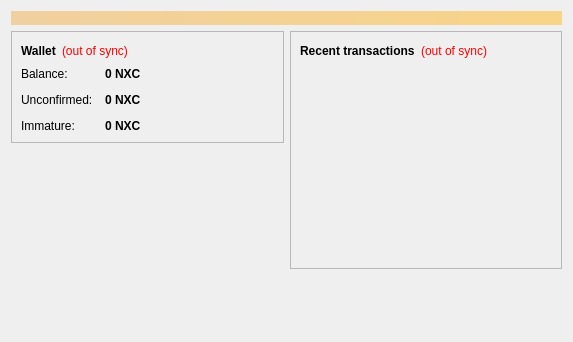
<?xml version="1.0" encoding="UTF-8"?>
<ui version="4.0">
 <class>OverviewPage</class>
 <widget class="QWidget" name="OverviewPage">
  <property name="geometry">
   <rect>
    <x>0</x>
    <y>0</y>
    <width>573</width>
    <height>342</height>
   </rect>
  </property>
  <property name="windowTitle">
   <string>Form</string>
  </property>
  <layout class="QVBoxLayout" name="topLayout">
   <item>
    <widget class="QLabel" name="labelAlerts">
     <property name="visible">
      <bool>false</bool>
     </property>
     <property name="styleSheet">
      <string notr="true">background-color: qlineargradient(x1: 0, y1: 0, x2: 1, y2: 0, stop:0 #F0D0A0, stop:1 #F8D488); color:#000000;</string>
     </property>
     <property name="wordWrap">
      <bool>true</bool>
     </property>
     <property name="margin">
      <number>3</number>
     </property>
    </widget>
   </item>
   <item>
    <layout class="QHBoxLayout" name="horizontalLayout" stretch="1,1">
     <item>
      <layout class="QVBoxLayout" name="verticalLayout_2">
       <item>
        <widget class="QFrame" name="frame">
         <property name="frameShape">
          <enum>QFrame::StyledPanel</enum>
         </property>
         <property name="frameShadow">
          <enum>QFrame::Raised</enum>
         </property>
         <layout class="QVBoxLayout" name="verticalLayout_4">
          <item>
           <layout class="QHBoxLayout" name="horizontalLayout_4">
            <item>
             <widget class="QLabel" name="label_5">
              <property name="font">
               <font>
                <weight>75</weight>
                <bold>true</bold>
               </font>
              </property>
              <property name="text">
               <string>Wallet</string>
              </property>
             </widget>
            </item>
            <item>
             <widget class="QLabel" name="labelWalletStatus">
              <property name="toolTip">
               <string>The displayed information may be out of date. Your wallet automatically synchronizes with the Bitcoin network after a connection is established, but this process has not completed yet.</string>
              </property>
              <property name="styleSheet">
               <string notr="true">QLabel { color: red; }</string>
              </property>
              <property name="text">
               <string notr="true">(out of sync)</string>
              </property>
              <property name="alignment">
               <set>Qt::AlignLeading|Qt::AlignLeft|Qt::AlignVCenter</set>
              </property>
             </widget>
            </item>
            <item>
             <spacer name="horizontalSpacer_2">
              <property name="orientation">
               <enum>Qt::Horizontal</enum>
              </property>
              <property name="sizeHint" stdset="0">
               <size>
                <width>40</width>
                <height>20</height>
               </size>
              </property>
             </spacer>
            </item>
           </layout>
          </item>
          <item>
           <layout class="QFormLayout" name="formLayout_2">
            <property name="fieldGrowthPolicy">
             <enum>QFormLayout::AllNonFixedFieldsGrow</enum>
            </property>
            <property name="horizontalSpacing">
             <number>12</number>
            </property>
            <property name="verticalSpacing">
             <number>12</number>
            </property>
            <item row="0" column="0">
             <widget class="QLabel" name="label">
              <property name="text">
               <string>Balance:</string>
              </property>
             </widget>
            </item>
            <item row="0" column="1">
             <widget class="QLabel" name="labelBalance">
              <property name="font">
               <font>
                <weight>75</weight>
                <bold>true</bold>
               </font>
              </property>
              <property name="cursor">
               <cursorShape>IBeamCursor</cursorShape>
              </property>
              <property name="toolTip">
               <string>Your current balance</string>
              </property>
              <property name="text">
               <string notr="true">0 NXC</string>
              </property>
              <property name="textInteractionFlags">
               <set>Qt::LinksAccessibleByMouse|Qt::TextSelectableByKeyboard|Qt::TextSelectableByMouse</set>
              </property>
             </widget>
            </item>
            <item row="1" column="0">
             <widget class="QLabel" name="label_3">
              <property name="text">
               <string>Unconfirmed:</string>
              </property>
             </widget>
            </item>
            <item row="1" column="1">
             <widget class="QLabel" name="labelUnconfirmed">
              <property name="font">
               <font>
                <weight>75</weight>
                <bold>true</bold>
               </font>
              </property>
              <property name="cursor">
               <cursorShape>IBeamCursor</cursorShape>
              </property>
              <property name="toolTip">
               <string>Total of transactions that have yet to be confirmed, and do not yet count toward the current balance</string>
              </property>
              <property name="text">
               <string notr="true">0 NXC</string>
              </property>
              <property name="textInteractionFlags">
               <set>Qt::LinksAccessibleByMouse|Qt::TextSelectableByKeyboard|Qt::TextSelectableByMouse</set>
              </property>
             </widget>
            </item>
            <item row="2" column="0">
             <widget class="QLabel" name="labelImmatureText">
              <property name="text">
               <string>Immature:</string>
              </property>
             </widget>
            </item>
            <item row="2" column="1">
             <widget class="QLabel" name="labelImmature">
              <property name="font">
               <font>
                <weight>75</weight>
                <bold>true</bold>
               </font>
              </property>
              <property name="toolTip">
               <string>Mined balance that has not yet matured</string>
              </property>
              <property name="text">
               <string notr="true">0 NXC</string>
              </property>
              <property name="textInteractionFlags">
               <set>Qt::LinksAccessibleByMouse|Qt::TextSelectableByKeyboard|Qt::TextSelectableByMouse</set>
              </property>
             </widget>
            </item>
           </layout>
          </item>
         </layout>
        </widget>
       </item>
       <item>
        <spacer name="verticalSpacer">
         <property name="orientation">
          <enum>Qt::Vertical</enum>
         </property>
         <property name="sizeHint" stdset="0">
          <size>
           <width>20</width>
           <height>40</height>
          </size>
         </property>
        </spacer>
       </item>
      </layout>
     </item>
     <item>
      <layout class="QVBoxLayout" name="verticalLayout_3">
       <item>
        <widget class="QFrame" name="frame_2">
         <property name="frameShape">
          <enum>QFrame::StyledPanel</enum>
         </property>
         <property name="frameShadow">
          <enum>QFrame::Raised</enum>
         </property>
         <layout class="QVBoxLayout" name="verticalLayout">
          <item>
           <layout class="QHBoxLayout" name="horizontalLayout_2">
            <item>
             <widget class="QLabel" name="label_4">
              <property name="text">
               <string>&lt;b&gt;Recent transactions&lt;/b&gt;</string>
              </property>
             </widget>
            </item>
            <item>
             <widget class="QLabel" name="labelTransactionsStatus">
              <property name="toolTip">
               <string>The displayed information may be out of date. Your wallet automatically synchronizes with the Bitcoin network after a connection is established, but this process has not completed yet.</string>
              </property>
              <property name="styleSheet">
               <string notr="true">QLabel { color: red; }</string>
              </property>
              <property name="text">
               <string notr="true">(out of sync)</string>
              </property>
              <property name="alignment">
               <set>Qt::AlignRight|Qt::AlignTrailing|Qt::AlignVCenter</set>
              </property>
             </widget>
            </item>
            <item>
             <spacer name="horizontalSpacer">
              <property name="orientation">
               <enum>Qt::Horizontal</enum>
              </property>
              <property name="sizeHint" stdset="0">
               <size>
                <width>40</width>
                <height>20</height>
               </size>
              </property>
             </spacer>
            </item>
           </layout>
          </item>
          <item>
           <widget class="QListView" name="listTransactions">
            <property name="styleSheet">
             <string notr="true">QListView { background: transparent; }</string>
            </property>
            <property name="frameShape">
             <enum>QFrame::NoFrame</enum>
            </property>
            <property name="verticalScrollBarPolicy">
             <enum>Qt::ScrollBarAlwaysOff</enum>
            </property>
            <property name="horizontalScrollBarPolicy">
             <enum>Qt::ScrollBarAlwaysOff</enum>
            </property>
            <property name="selectionMode">
             <enum>QAbstractItemView::NoSelection</enum>
            </property>
           </widget>
          </item>
         </layout>
        </widget>
       </item>
       <item>
        <spacer name="verticalSpacer_2">
         <property name="orientation">
          <enum>Qt::Vertical</enum>
         </property>
         <property name="sizeHint" stdset="0">
          <size>
           <width>20</width>
           <height>40</height>
          </size>
         </property>
        </spacer>
       </item>
      </layout>
     </item>
    </layout>
   </item>
  </layout>
 </widget>
 <resources/>
 <connections/>
</ui>
